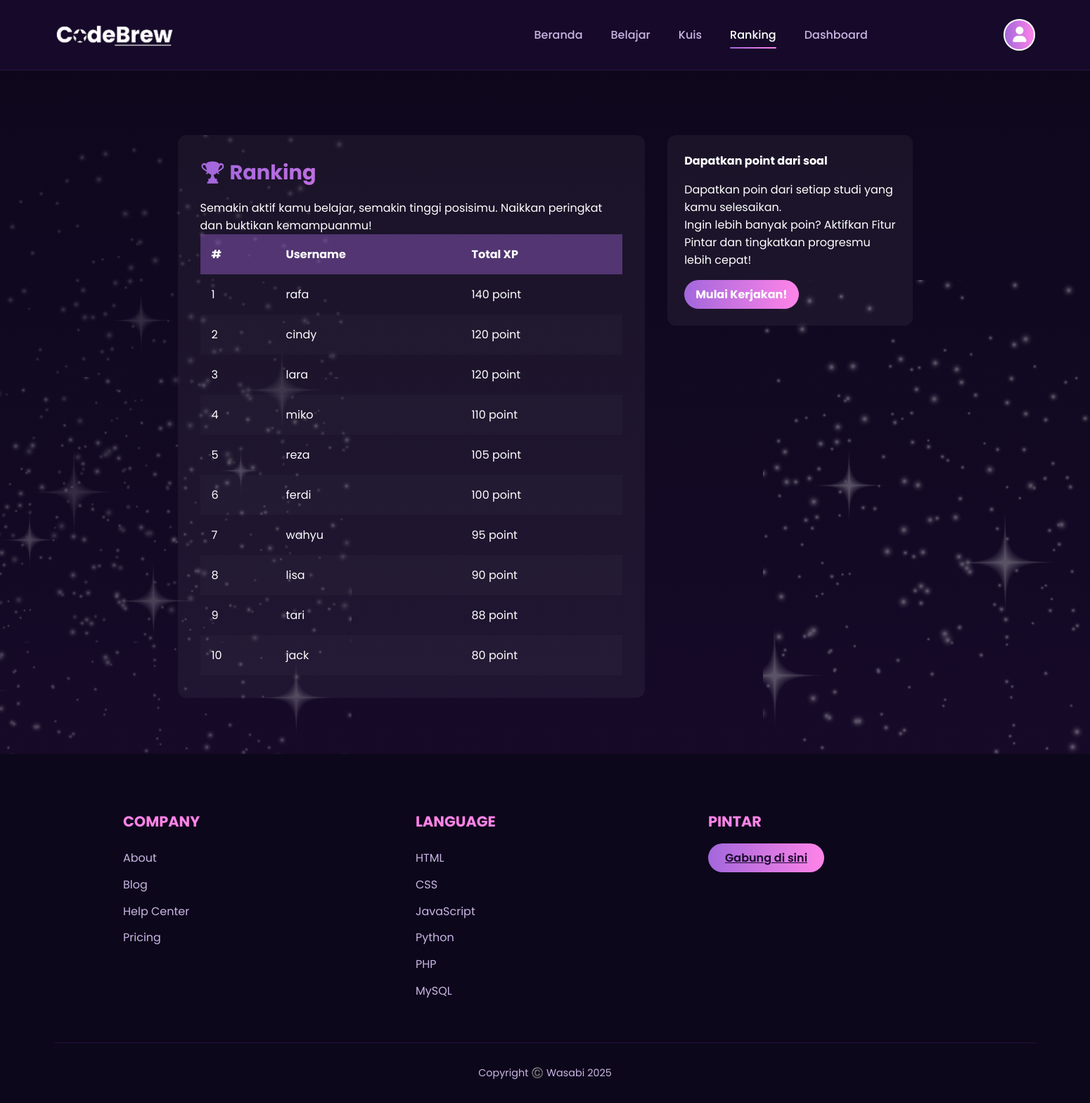
Before: /homepage/ranking.php with the older database file.
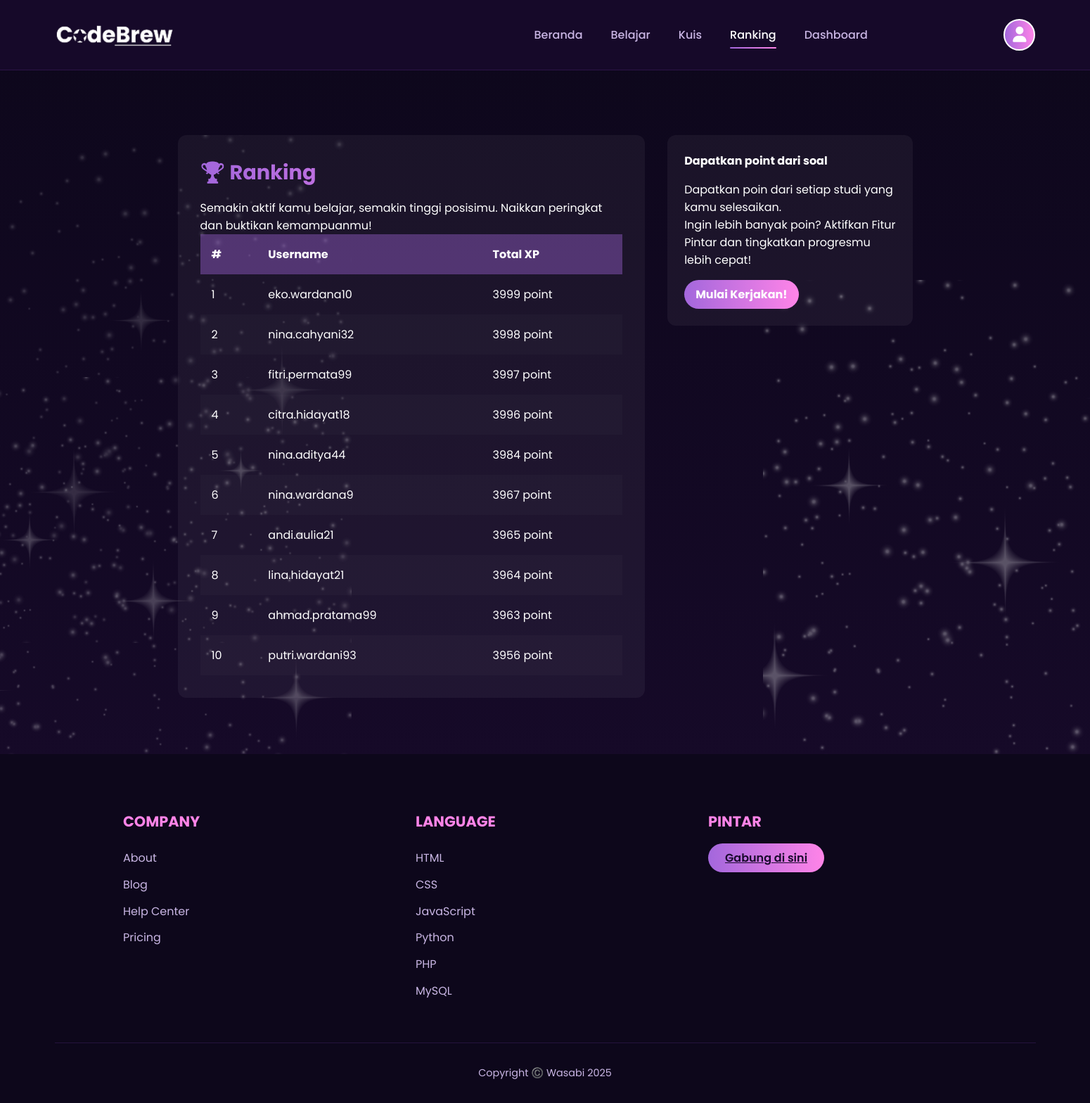
After: the same page with the newer database file.
### tables this page shows
CREATE TABLE `user` (
  `user_id` int NOT NULL,
  `username` varchar(100) DEFAULT NULL,
  `email` varchar(100) DEFAULT NULL,
  `password` varchar(255) DEFAULT NULL,
  `is_premium` tinyint(1) DEFAULT NULL,
  `xp_total` int DEFAULT NULL,
  `role` varchar(20) DEFAULT 'user',
  `joined_date` datetime DEFAULT CURRENT_TIMESTAMP
);

### homepage/ranking.php (the view, shortened to what the changed rows need)
<?php
include '../connection.php';
$ranking = mysqli_query($conn, "SELECT username, xp_total FROM user ORDER BY xp_total DESC LIMIT 10");
?>
<!DOCTYPE html>
<html lang="id">
<head>
    <link rel="stylesheet" href="https://cdn.tailwindcss.com">
    <link rel="stylesheet" href="index.css">
    <link rel="stylesheet" href="https://cdnjs.cloudflare.com/ajax/libs/font-awesome/6.5.0/css/all.min.css">
</head>
<body>
    <div class="ranking-container">
        <div class="ranking-table">
            <h1>🏆 Ranking</h1>
            <table>
                <thead>
                    <tr>
                        <th>#</th>
                        <th>Username</th>
                        <th>Total XP</th>
                    </tr>
                </thead>
                <tbody>
                    <?php
                    $rank = 1;
                    if (mysqli_num_rows($ranking) > 0) {
                        while ($row = mysqli_fetch_assoc($ranking)) {
                            echo "<tr>";
                            echo "<td>" . $rank . "</td>";
                            echo "<td>" . htmlspecialchars($row['username']) . "</td>";
                            echo "<td>" . htmlspecialchars($row['xp_total']) . " point</td>";
                            echo "</tr>";
                            $rank++;
                        }
                    } else {
                        echo "<tr><td colspan='3'>Belum ada data ranking.</td></tr>";
                    }
                    ?>
                </tbody>
            </table>
        </div>
        <div class="sidebar">
            <h2>Dapatkan point dari soal</h2>
        </div>
    </div>
</body>
</html>

Changed rows visible on the page:
no longer on this page (row edited): user: username "rafa", xp_total "140"
no longer on this page (row edited): user: username "cindy", xp_total "120"
no longer on this page (row edited): user: username "lara", xp_total "120"
no longer on this page (row edited): user: username "miko", xp_total "110"
no longer on this page (row edited): user: username "reza", xp_total "105"
no longer on this page (row edited): user: username "ferdi", xp_total "100"
no longer on this page (row edited): user: username "wahyu", xp_total "95"
no longer on this page (row edited): user: username "lisa", xp_total "90"
no longer on this page (row edited): user: username "tari", xp_total "88"
no longer on this page (row edited): user: username "jack", xp_total "80"
added user: username "eko.wardana10", xp_total "3999"
added user: username "nina.cahyani32", xp_total "3998"
added user: username "fitri.permata99", xp_total "3997"
added user: username "citra.hidayat18", xp_total "3996"
added user: username "nina.aditya44", xp_total "3984"
added user: username "nina.wardana9", xp_total "3967"
added user: username "andi.aulia21", xp_total "3965"
added user: username "lina.hidayat21", xp_total "3964"
added user: username "ahmad.pratama99", xp_total "3963"
added user: username "putri.wardani93", xp_total "3956"
